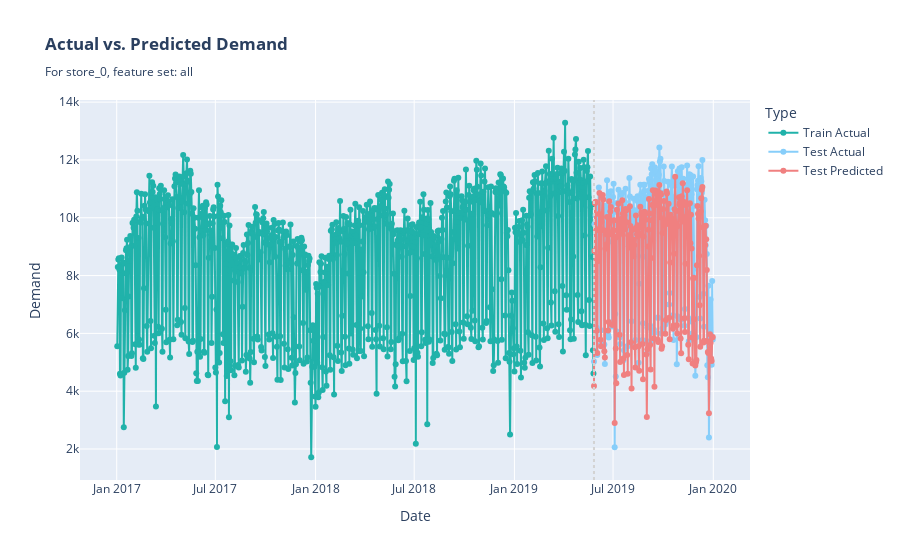
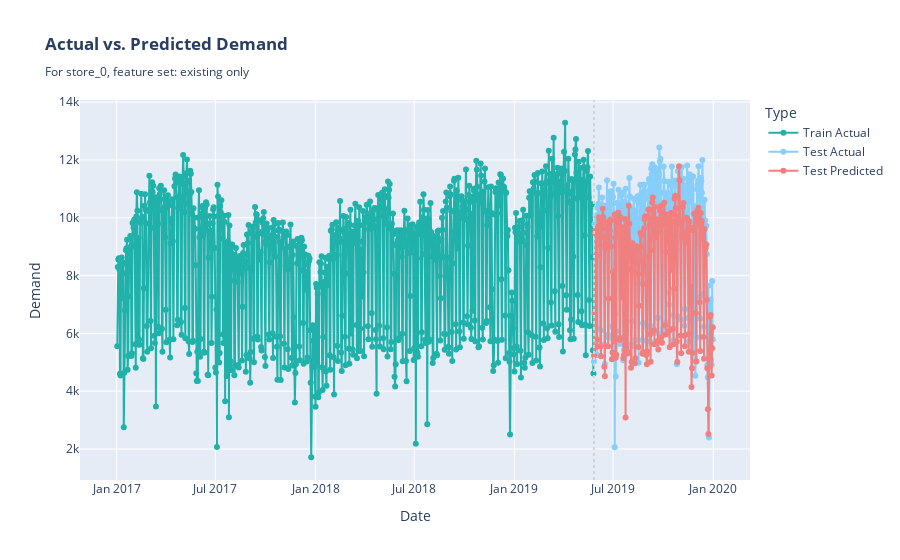
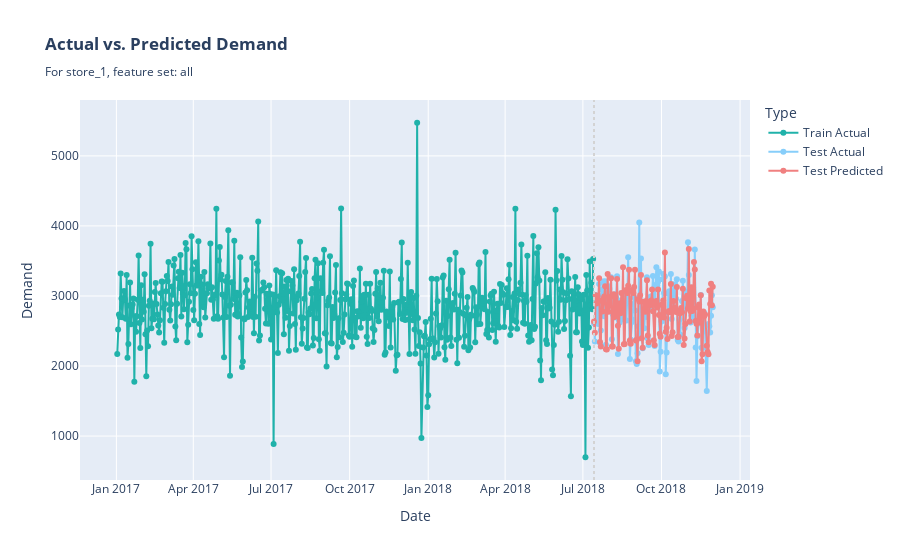
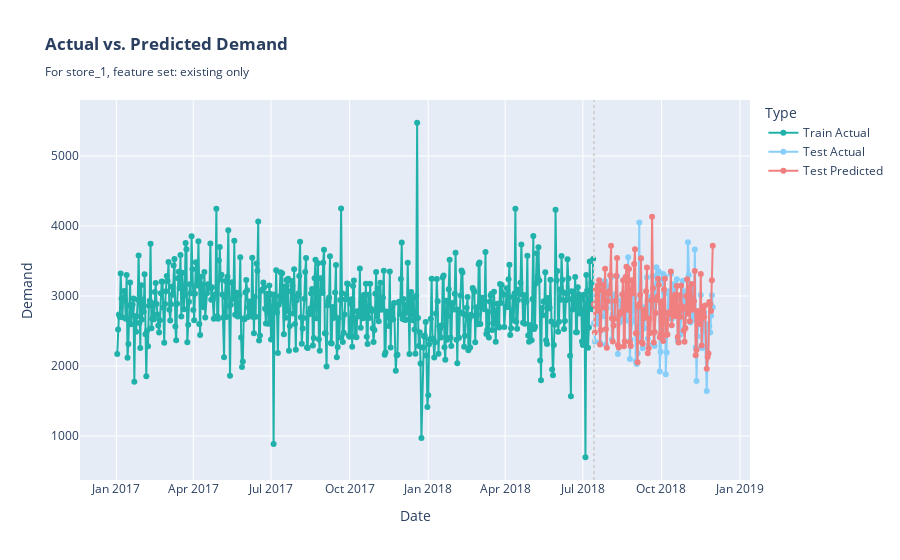

Notebook code for these charts, in order:
### Code cell
results = {}

for location in df["location"].unique():
    results[location] = {}
    train, test = split_data(df, location)

    for use_event_features in [True, False]:
        if use_event_features:
            feature_columns = train.columns.difference(["location", "date", "demand"])
            feature_set = "all"
        else:
            feature_columns = [
                col
                for col in train.columns
                if col not in ["location", "date", "demand"]
                and not col.startswith("phq_")
            ]
            feature_set = "existing only"

        X_train = train[feature_columns]
        y_train = train["demand"]
        X_test = test[feature_columns]
        y_test = test["demand"]

        model = train_model(X_train, y_train)
        y_pred = model.predict(X_test)

        plot_results(train, test, y_train, y_test, y_pred, location, feature_set)
        mae, rmse = calculate_metrics(y_test, y_pred)

        results[location][feature_set] = {"MAE": mae, "RMSE": rmse}

    print(f"Location: {location}")
    for features_set in results[location]:
        print(
            f"--- Feature set: {features_set}, MAE: {results[location][features_set]['MAE']:.2f}, RMSE: {results[location][features_set]['RMSE']:.2f}"
        )
    percentage_changes = calculate_percentage_change(
        results[location]["existing only"], results[location]["all"]
    )
    print(
        f"--- Percentage change: MAE change: {percentage_changes['MAE Percentage Change']:.2f}%, RMSE change: {percentage_changes['RMSE Percentage Change']:.2f}%"
    )
    print()

### Figure 1 — Plotly figure (JSON) as saved in the notebook; plotly's stock layout.template omitted (floating-point values rounded to 4 significant figures; data arrays with more than 128 entries replaced by an {"elided": "..."} marker saying what was removed)
{"data": [{"line": {"color": "lightseagreen"}, "mode": "lines+markers", "name": "Train Actual", "type": "scatter", "x": {"elided": "866 str values"}, "y": {"elided": "866 float values"}}, {"line": {"color": "LightSkyBlue"}, "mode": "lines+markers", "name": "Test Actual", "type": "scatter", "x": {"elided": "217 str values"}, "y": {"elided": "217 float values"}}, {"line": {"color": "lightcoral"}, "mode": "lines+markers", "name": "Test Predicted", "type": "scatter", "x": {"elided": "217 str values"}, "y": {"elided": "217 float values"}}], "layout": {"legend": {"title": {"text": "Type"}}, "shapes": [{"line": {"color": "lightgray", "dash": "dot", "width": 2}, "type": "line", "x0": "2019-05-27T00:00:00", "x1": "2019-05-27T00:00:00", "xref": "x", "y0": 0, "y1": 1, "yref": "y domain"}], "title": {"text": "<b>Actual vs. Predicted Demand</b><br><sub>For store_0, feature set: all</sub>"}, "xaxis": {"title": {"text": "Date"}}, "yaxis": {"title": {"text": "Demand"}}}}

### Figure 2 — Plotly figure (JSON) as saved in the notebook; plotly's stock layout.template omitted (floating-point values rounded to 4 significant figures; data arrays with more than 128 entries replaced by an {"elided": "..."} marker saying what was removed)
{"data": [{"line": {"color": "lightseagreen"}, "mode": "lines+markers", "name": "Train Actual", "type": "scatter", "x": {"elided": "866 str values"}, "y": {"elided": "866 float values"}}, {"line": {"color": "LightSkyBlue"}, "mode": "lines+markers", "name": "Test Actual", "type": "scatter", "x": {"elided": "217 str values"}, "y": {"elided": "217 float values"}}, {"line": {"color": "lightcoral"}, "mode": "lines+markers", "name": "Test Predicted", "type": "scatter", "x": {"elided": "217 str values"}, "y": {"elided": "217 float values"}}], "layout": {"legend": {"title": {"text": "Type"}}, "shapes": [{"line": {"color": "lightgray", "dash": "dot", "width": 2}, "type": "line", "x0": "2019-05-27T00:00:00", "x1": "2019-05-27T00:00:00", "xref": "x", "y0": 0, "y1": 1, "yref": "y domain"}], "title": {"text": "<b>Actual vs. Predicted Demand</b><br><sub>For store_0, feature set: existing only</sub>"}, "xaxis": {"title": {"text": "Date"}}, "yaxis": {"title": {"text": "Demand"}}}}

### Figure 3 — Plotly figure (JSON) as saved in the notebook; plotly's stock layout.template omitted (floating-point values rounded to 4 significant figures; data arrays with more than 128 entries replaced by an {"elided": "..."} marker saying what was removed)
{"data": [{"line": {"color": "lightseagreen"}, "mode": "lines+markers", "name": "Train Actual", "type": "scatter", "x": {"elided": "554 str values"}, "y": {"elided": "554 float values"}}, {"line": {"color": "LightSkyBlue"}, "mode": "lines+markers", "name": "Test Actual", "type": "scatter", "x": {"elided": "139 str values"}, "y": {"elided": "139 float values"}}, {"line": {"color": "lightcoral"}, "mode": "lines+markers", "name": "Test Predicted", "type": "scatter", "x": {"elided": "139 str values"}, "y": {"elided": "139 float values"}}], "layout": {"legend": {"title": {"text": "Type"}}, "shapes": [{"line": {"color": "lightgray", "dash": "dot", "width": 2}, "type": "line", "x0": "2018-07-14T00:00:00", "x1": "2018-07-14T00:00:00", "xref": "x", "y0": 0, "y1": 1, "yref": "y domain"}], "title": {"text": "<b>Actual vs. Predicted Demand</b><br><sub>For store_1, feature set: all</sub>"}, "xaxis": {"title": {"text": "Date"}}, "yaxis": {"title": {"text": "Demand"}}}}

### Figure 4 — Plotly figure (JSON) as saved in the notebook; plotly's stock layout.template omitted (floating-point values rounded to 4 significant figures; data arrays with more than 128 entries replaced by an {"elided": "..."} marker saying what was removed)
{"data": [{"line": {"color": "lightseagreen"}, "mode": "lines+markers", "name": "Train Actual", "type": "scatter", "x": {"elided": "554 str values"}, "y": {"elided": "554 float values"}}, {"line": {"color": "LightSkyBlue"}, "mode": "lines+markers", "name": "Test Actual", "type": "scatter", "x": {"elided": "139 str values"}, "y": {"elided": "139 float values"}}, {"line": {"color": "lightcoral"}, "mode": "lines+markers", "name": "Test Predicted", "type": "scatter", "x": {"elided": "139 str values"}, "y": {"elided": "139 float values"}}], "layout": {"legend": {"title": {"text": "Type"}}, "shapes": [{"line": {"color": "lightgray", "dash": "dot", "width": 2}, "type": "line", "x0": "2018-07-14T00:00:00", "x1": "2018-07-14T00:00:00", "xref": "x", "y0": 0, "y1": 1, "yref": "y domain"}], "title": {"text": "<b>Actual vs. Predicted Demand</b><br><sub>For store_1, feature set: existing only</sub>"}, "xaxis": {"title": {"text": "Date"}}, "yaxis": {"title": {"text": "Demand"}}}}
